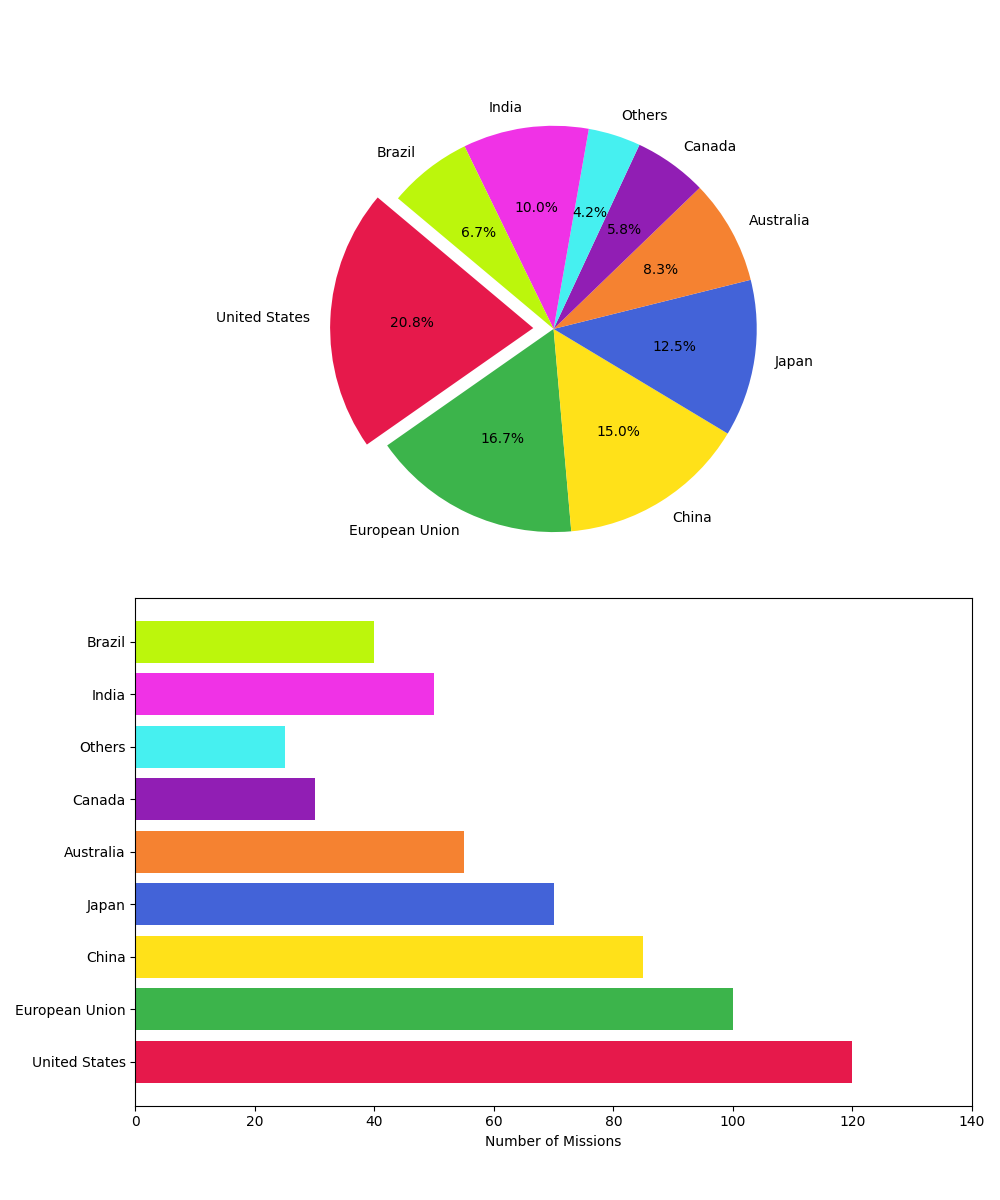

Here is the Python script that generated this plot:
import matplotlib.pyplot as plt

countries = ['United States', 'European Union', 'China', 'Japan', 'Australia', 'Canada', 'Others', 'India', 'Brazil']
contributions = [25, 20, 18, 15, 10, 7, 5, 12, 8]
missions = [120, 100, 85, 70, 55, 30, 25, 50, 40]
new_colors = ['#e6194b', '#3cb44b', '#ffe119', '#4363d8', '#f58231', '#911eb4', '#46f0f0', '#f032e6', '#bcf60c']

fig, (ax1, ax2) = plt.subplots(2, 1, figsize=(10, 12))

# Pie chart for contributions
ax1.pie(
    contributions, 
    labels=countries, 
    autopct='%1.1f%%', 
    startangle=140, 
    colors=new_colors,
    explode=(0.1, 0, 0, 0, 0, 0, 0, 0, 0)
)

# Horizontal bar chart for scientific missions
ax2.barh(countries, missions, color=new_colors)
ax2.set_xlabel('Number of Missions')
ax2.set_xlim(0, max(missions) + 20)

plt.tight_layout(rect=[0, 0.03, 1, 0.95])
plt.show()
